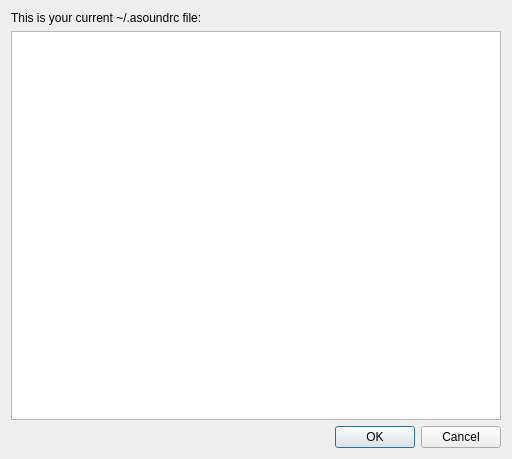
<?xml version="1.0" encoding="UTF-8"?>
<ui version="4.0">
 <class>Dialog</class>
 <widget class="QDialog" name="Dialog">
  <property name="geometry">
   <rect>
    <x>0</x>
    <y>0</y>
    <width>512</width>
    <height>459</height>
   </rect>
  </property>
  <property name="windowTitle">
   <string>ALSA Audio Options</string>
  </property>
  <layout class="QVBoxLayout" name="verticalLayout">
   <item>
    <widget class="QStackedWidget" name="stackedWidget">
     <property name="currentIndex">
      <number>0</number>
     </property>
     <widget class="QWidget" name="page">
      <layout class="QVBoxLayout" name="verticalLayout_2">
       <property name="margin">
        <number>0</number>
       </property>
       <item>
        <widget class="QLabel" name="label">
         <property name="text">
          <string>This is your current ~/.asoundrc file:</string>
         </property>
        </widget>
       </item>
       <item>
        <widget class="QTextBrowser" name="textBrowser"/>
       </item>
      </layout>
     </widget>
     <widget class="QWidget" name="page_2">
      <layout class="QGridLayout" name="gridLayout">
       <item row="0" column="0">
        <widget class="QLabel" name="label_2">
         <property name="text">
          <string>Number of channels:</string>
         </property>
         <property name="alignment">
          <set>Qt::AlignRight|Qt::AlignTrailing|Qt::AlignVCenter</set>
         </property>
        </widget>
       </item>
       <item row="0" column="1">
        <widget class="QSpinBox" name="spinBox">
         <property name="minimum">
          <number>2</number>
         </property>
         <property name="maximum">
          <number>16</number>
         </property>
        </widget>
       </item>
       <item row="1" column="0">
        <widget class="QLabel" name="label_3">
         <property name="text">
          <string>Bridge tool:</string>
         </property>
         <property name="alignment">
          <set>Qt::AlignRight|Qt::AlignTrailing|Qt::AlignVCenter</set>
         </property>
        </widget>
       </item>
       <item row="1" column="1">
        <widget class="QComboBox" name="comboBox">
         <item>
          <property name="text">
           <string>alsa_in/out</string>
          </property>
         </item>
         <item>
          <property name="text">
           <string>zita_a2j/j2a</string>
          </property>
         </item>
        </widget>
       </item>
      </layout>
     </widget>
    </widget>
   </item>
   <item>
    <widget class="QDialogButtonBox" name="buttonBox">
     <property name="standardButtons">
      <set>QDialogButtonBox::Cancel|QDialogButtonBox::Ok</set>
     </property>
    </widget>
   </item>
  </layout>
 </widget>
 <resources/>
 <connections>
  <connection>
   <sender>buttonBox</sender>
   <signal>accepted()</signal>
   <receiver>Dialog</receiver>
   <slot>accept()</slot>
   <hints>
    <hint type="sourcelabel">
     <x>255</x>
     <y>440</y>
    </hint>
    <hint type="destinationlabel">
     <x>255</x>
     <y>229</y>
    </hint>
   </hints>
  </connection>
  <connection>
   <sender>buttonBox</sender>
   <signal>rejected()</signal>
   <receiver>Dialog</receiver>
   <slot>reject()</slot>
   <hints>
    <hint type="sourcelabel">
     <x>255</x>
     <y>440</y>
    </hint>
    <hint type="destinationlabel">
     <x>255</x>
     <y>229</y>
    </hint>
   </hints>
  </connection>
 </connections>
</ui>
